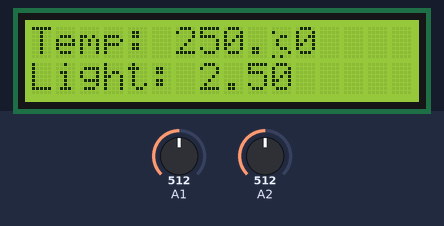
A sketch run on a simulated Arduino Mega 2560, built with avr-gcc and run on an emulated ATmega2560. Shown: 16×2 character LCD. The inputs (shaded band) are chosen by the test bench; at power-on: A1 = 512, A2 = 512.

Above: at 1.9 s.
2.0 s: A1 set to 716
At 2.7 s:
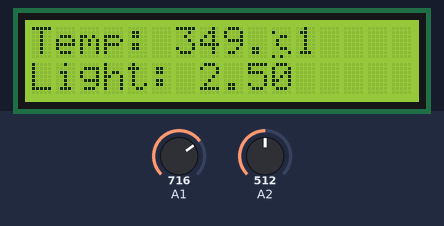
3.7 s: A2 set to 716
At 5.5 s:
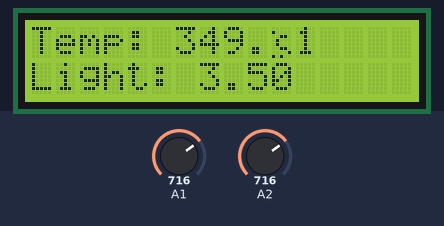
5.8 s: A1 set to 900
At 7.5 s:
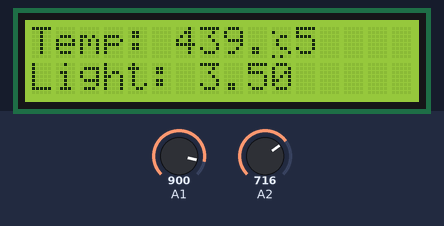
7.9 s: A2 set to 900
At 9.3 s:
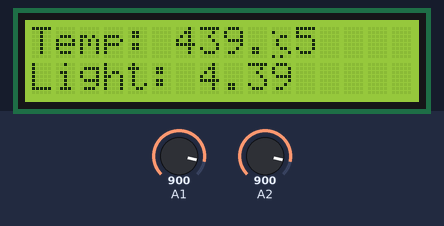
10.1 s: A1 set to 1023
At 11.1 s:
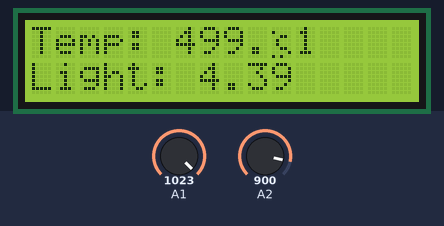
12.2 s: A2 set to 1023
At 14.1 s:
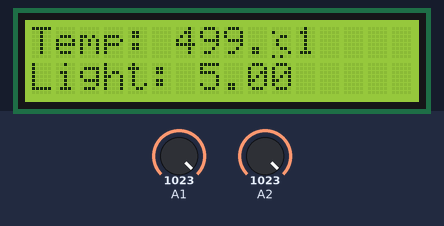
Timing chart, 0 to 15.3 s (numbered marks = the images above; inputs shaded):
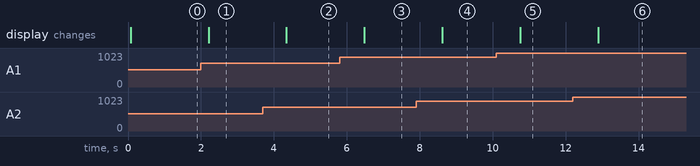

The sketch:

HW8_2.ino
```cpp
#include <LiquidCrystal.h>

LiquidCrystal lcd(44, 45, 46, 47, 48, 49); // LCD 연결
byte user[6] = {B00000, B10000, B00110, B01000, B01000, B00110};

void setup() {
  Serial.begin(9600);
  lcd.createChar(0, user); // 사용자 정의 문자 1 생성
}

void loop() {
  lcd.begin(16, 2); // LCD 크기 설정
  lcd.clear(); // LCD 화면 지우기
  int reading_temp = analogRead(A1);
  float temp_C = reading_temp * 500.0 / 1024.0;
  //Serial.println(temp_C);
  lcd.write("Temp: ");
  lcd.print(temp_C);
  lcd.setCursor(10, 0);
  lcd.write(byte(0));
  lcd.setCursor(0, 1); // 두 번째 행으로 이동
  int reading_light = analogRead(A2);
  float light = reading_light * 5.0 / 1024.0;
  lcd.write("Light: ");
  lcd.print(light);
  delay(1000);
}
```

Measured:
- after the input at 2.0 s, the display: changes after 0.21 s (image 1)
- after the input at 3.7 s, the display: changes after 0.65 s (image 2)
- after the input at 5.8 s, the display: changes after 0.68 s (image 3)
- after the input at 7.9 s, the display: changes after 0.72 s (image 4)
- after the input at 10.1 s, the display: changes after 0.66 s (image 5)
- after the input at 12.2 s, the display: changes after 0.70 s (image 6)
